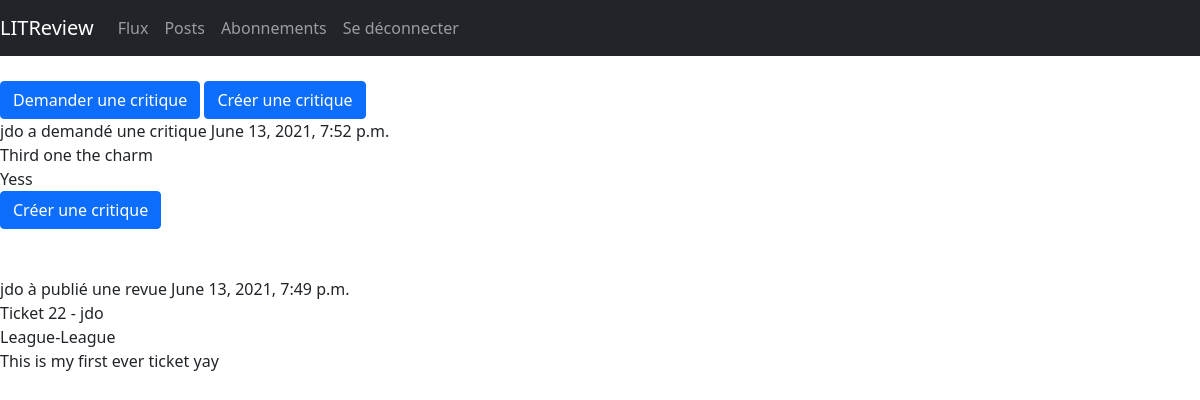
The page /flux (signed in) on the database its author committed.
### p9books/models.py (models this page shows)
class Ticket(models.Model):
    title = models.CharField(max_length=128)
    description = models.TextField(max_length=2048, blank=True)
    user = models.ForeignKey(to=settings.AUTH_USER_MODEL,
                             on_delete=models.CASCADE)
    image = models.ImageField(null=True, blank=True)
    time_created = models.DateTimeField(auto_now_add=True)

class Review(models.Model):
    ticket = models.ForeignKey(to=Ticket, on_delete=models.CASCADE)
    rating = models.PositiveSmallIntegerField(
        validators=[MinValueValidator(0), MaxValueValidator(5)])
    headline = models.CharField(max_length=128)
    body = models.CharField(max_length=8192, blank=True)
    user = models.ForeignKey(
        to=settings.AUTH_USER_MODEL, on_delete=models.CASCADE)
    time_created = models.DateTimeField(auto_now_add=True)

### p9books/views.py (the view)
# urls.py: 2. Add a URL to urlpatterns:  path('', views.home, name='home')
@login_required(login_url='login')
def home(request):
    reviews = Review.objects.all()
    ticketids = [review.ticket.id for review in reviews]
    tickets = Ticket.objects.all().exclude(id__in=ticketids)
    combined = sorted(chain(tickets, reviews),
                      key=lambda instance: instance.time_created,
                      reverse=True)
    return render(request, 'flux.html', context={'objects': combined})

### p9books/templates/flux.html (shortened to what this page needs)
{% extends "base.html" %}
{% block content %}
<div>
    <a href="/new-ticket" class="btn btn-primary">Demander une critique</a>
    <a href="/new-review" class="btn btn-primary">Créer une critique</a>
</div>
<div>
    {% for obj in objects %}
        {% if obj.title %}
            <span>
                {{obj.user}} a demandé une critique {{obj.time_created}}<br>
                {{obj.title}}<br>
                {{obj.description}}<br>
                {% load static %}
                <a href="{% url 'answer' obj.id %}" class="btn btn-primary">Créer une critique</a>
            </span><br><br><br>
        {% else %}
            <span>
                {{obj.user}} à publié une revue {{obj.time_created}}<br>
                Ticket {{obj.ticket.id}} - {{obj.ticket.user}}<br>
                {{obj.ticket.title}}<br>
                {{obj.ticket.description}}<br>
            </span><br><br><br>
        {% endif %}
    {% endfor %}
</div>
{% endblock %}

### rows shown on the page
Ticket: user "jdo", time_created "June 13, 2021, 7:52 p.m.", title "Third one the charm", description "Yess"
Review: user "jdo", time_created "June 13, 2021, 7:49 p.m.", ticket.id "22", ticket.user "jdo", ticket "League-League", ticket.description "This is my first ever ticket yay"
